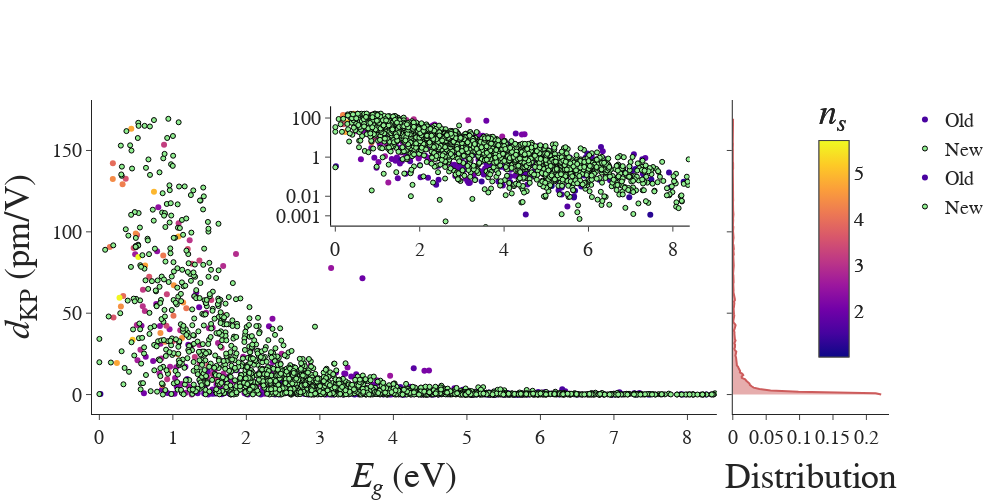

Here is the notebook cell this chart was saved with:
### Code cell
str_origin_nac = "Naccarato"
# dKP-Eg-(ns)-KDE with log-lin inset

# ==============================================================================================================================
fig = make_subplots(rows=1, cols=2, shared_yaxes=True, horizontal_spacing=0.02, column_widths=[0.8,0.2])

# ROW 1 COL 1 =================================================================================================================
fig.add_trace(go.Scatter(x=df_outputs_filtout[df_outputs_filtout['origin']==str_origin_nac]['src_bandgap'],
                         y=df_outputs_filtout[df_outputs_filtout['origin']==str_origin_nac]['dKP'],
                         mode='markers',
                         marker = dict(color = df_outputs_filtout[df_outputs_filtout['origin']==str_origin_nac]['n'],
                                       showscale=True,
                                       colorbar = dict(title = '<i>n<sub>s</sub></i>', 
                                                       title_font_size = 36,
                                                       orientation = 'v',
                                                    #    tickvals=[1,2,3,4,5,6],
                                                       x = 0.9,
                                                       y=0.6, 
                                                       len = 0.9),
                                       colorscale = 'plasma', 
                                       ),
                         showlegend=True,
                         name=f'Old',
                         text=[mpid for mpid in df_outputs_filtout[df_outputs_filtout['origin']==str_origin_nac].index.values]
                         ))

fig.add_trace(go.Scatter(x=df_outputs_filtout[df_outputs_filtout['origin']!=str_origin_nac]['src_bandgap'],
                         y=df_outputs_filtout[df_outputs_filtout['origin']!=str_origin_nac]['dKP'],
                         mode='markers',
                         marker = dict(symbol='circle',
                                       size=5,
                                       color = 'lightgreen',
                                       showscale=False,
                                    #    colorbar = dict(title = '<i>n<sub>s</sub></i>', 
                                    #                    title_font_size = 24,
                                    #                    title_side = 'top',
                                    #                    orientation = 'h',
                                    #                    tickvals=[1,2,3,4,5,6],
                                    #                    x = 0.75,
                                    #                    y=0.75, 
                                    #                    len = 0.4),
                                    #    colorscale = ['lightgray','orange','aqua','lightgreen','white','pink'],
                                       line=dict(width=1, color="black")
                                       ),
                         showlegend=True,
                         name=f'New',
                         text=[mpid for mpid in df_outputs_filtout[df_outputs_filtout['origin']!=str_origin_nac].index.values]
                         ))


# AXES
fig.update_xaxes(title = '<i>E<sub>g</sub></i> (eV)',
                 title_font_size=36,
                 range = [-0.1, 8.4],
                 row=1, col=1)
fig.update_yaxes(title = '<i>d</i><sub>KP</sub> (pm/V)',
                 title_font_size=36)


fig.update_layout(font={'family':'Arial', 'size': 20},
                 )

# ROW 1 COL 2 =================================================================================================================
density = gaussian_kde(np.reshape(df_outputs_filtout['dKP'].values, (1,len(df_outputs_filtout))))
density.covariance_factor = lambda : .02 #Smoothing parameter
density._compute_covariance()

x_vals = np.linspace(min(df_outputs_filtout['dKP'].values),
                     max(df_outputs_filtout['dKP'].values),
                     200) # Specifying the limits of our data
kde_dist = density(x_vals)

fig.add_trace(go.Scatter(x=kde_dist, 
                         y=x_vals, 
                         mode='lines', 
                         marker_color='indianred',
                         fill='tozerox',
                         showlegend=False),
              row=1, col=2)

fig.update_xaxes(title = 'Distribution',
                 title_font_size=36,
                 row=1, col=2)
fig.update_yaxes(title = '', row=1, col=2)

# INSET =======================================================================================================================
inset = copy.deepcopy(fig.data[0])
inset.xaxis = 'x3'
inset.yaxis = 'y3'

inset_candidates_v1 = copy.deepcopy(fig.data[1])
inset_candidates_v1.xaxis = 'x3'
inset_candidates_v1.yaxis = 'y3'
inset


fig.update_layout(
    xaxis3=dict(domain      = [0.30, 0.75],
                anchor      = 'y3',
                range       = [-0.1, 8.4],
                linecolor   = 'black'
               ),
    yaxis3=dict(domain      = [0.60, 0.98],
                anchor      = 'x3',
                range       = [-3.5, 2.6],
                type        = 'log',
                tickvals    = [0.001, 0.01, 1, 100],
                linecolor   = 'black'
    ))

fig.add_trace(inset)
fig.add_trace(inset_candidates_v1)

fig.update_xaxes(showspikes=True, spikecolor="gray", spikethickness=2, spikesnap="cursor", spikemode="across")
fig.update_yaxes(showspikes=True, spikecolor="gray", spikethickness=2, spikesnap="cursor", spikemode='across')
fig.update_layout(hoverdistance=5)

# THEME OF GRAPH
fig.update_layout(template='simple_white')

fig.update_layout(
    width=1000,
    height=500
)

fig.show()

name_fig = "dKP-Eg_KDE_all_res_filtout"
if not Path(f'../figures/pdf/{name_fig}.pdf').exists():
    fig.write_image(f'../figures/pdf/{name_fig}.pdf')
    fig.write_image(f'../figures/svg/{name_fig}.svg')
    fig.write_image(f'../figures/png/{name_fig}.png', scale=10)
    fig.write_html(f'../figures/html/{name_fig}.html')

### Figure 1 — Plotly figure (JSON) as saved in the notebook; plotly's stock layout.template omitted (floating-point values rounded to 4 significant figures; data arrays with more than 128 entries replaced by an {"elided": "..."} marker saying what was removed)
{"data": [{"marker": {"color": {"elided": "558 float values"}, "colorbar": {"len": 0.9, "orientation": "v", "title": {"font": {"size": 36}, "text": "<i>n<sub>s</sub></i>"}, "x": 0.9, "y": 0.6}, "colorscale": [[0, "#0d0887"], [0.1111, "#46039f"], [0.2222, "#7201a8"], [0.3333, "#9c179e"], [0.4444, "#bd3786"], [0.5556, "#d8576b"], [0.6667, "#ed7953"], [0.7778, "#fb9f3a"], [0.8889, "#fdca26"], [1, "#f0f921"]], "showscale": true}, "mode": "markers", "name": "Old", "showlegend": true, "text": {"elided": "558 str values"}, "type": "scatter", "x": {"elided": "558 float values"}, "y": {"elided": "558 float values"}}, {"marker": {"color": "lightgreen", "line": {"color": "black", "width": 1}, "showscale": false, "size": 5, "symbol": "circle"}, "mode": "markers", "name": "New", "showlegend": true, "text": {"elided": "1960 str values"}, "type": "scatter", "x": {"elided": "1960 float values"}, "y": {"elided": "1960 float values"}}, {"fill": "tozerox", "marker": {"color": "indianred"}, "mode": "lines", "showlegend": false, "type": "scatter", "x": {"elided": "200 float values"}, "xaxis": "x2", "y": {"elided": "200 float values"}, "yaxis": "y2"}, {"marker": {"color": {"elided": "558 float values"}, "colorbar": {"len": 0.9, "orientation": "v", "title": {"font": {"size": 36}, "text": "<i>n<sub>s</sub></i>"}, "x": 0.9, "y": 0.6}, "colorscale": [[0, "#0d0887"], [0.1111, "#46039f"], [0.2222, "#7201a8"], [0.3333, "#9c179e"], [0.4444, "#bd3786"], [0.5556, "#d8576b"], [0.6667, "#ed7953"], [0.7778, "#fb9f3a"], [0.8889, "#fdca26"], [1, "#f0f921"]], "showscale": true}, "mode": "markers", "name": "Old", "showlegend": true, "text": {"elided": "558 str values"}, "type": "scatter", "x": {"elided": "558 float values"}, "xaxis": "x3", "y": {"elided": "558 float values"}, "yaxis": "y3"}, {"marker": {"color": "lightgreen", "line": {"color": "black", "width": 1}, "showscale": false, "size": 5, "symbol": "circle"}, "mode": "markers", "name": "New", "showlegend": true, "text": {"elided": "1960 str values"}, "type": "scatter", "x": {"elided": "1960 float values"}, "xaxis": "x3", "y": {"elided": "1960 float values"}, "yaxis": "y3"}], "layout": {"font": {"family": "Arial", "size": 20}, "height": 500, "hoverdistance": 5, "width": 1000, "xaxis": {"anchor": "y", "domain": [0, 0.784], "range": [-0.1, 8.4], "showspikes": true, "spikecolor": "gray", "spikemode": "across", "spikesnap": "cursor", "spikethickness": 2, "title": {"font": {"size": 36}, "text": "<i>E<sub>g</sub></i> (eV)"}}, "xaxis2": {"anchor": "y2", "domain": [0.804, 1], "showspikes": true, "spikecolor": "gray", "spikemode": "across", "spikesnap": "cursor", "spikethickness": 2, "title": {"font": {"size": 36}, "text": "Distribution"}}, "xaxis3": {"anchor": "y3", "domain": [0.3, 0.75], "linecolor": "black", "range": [-0.1, 8.4], "showspikes": true, "spikecolor": "gray", "spikemode": "across", "spikesnap": "cursor", "spikethickness": 2}, "yaxis": {"anchor": "x", "domain": [0, 1], "showspikes": true, "spikecolor": "gray", "spikemode": "across", "spikesnap": "cursor", "spikethickness": 2, "title": {"font": {"size": 36}, "text": "<i>d</i><sub>KP</sub> (pm/V)"}}, "yaxis2": {"anchor": "x2", "domain": [0, 1], "matches": "y", "showspikes": true, "showticklabels": false, "spikecolor": "gray", "spikemode": "across", "spikesnap": "cursor", "spikethickness": 2, "title": {"text": ""}}, "yaxis3": {"anchor": "x3", "domain": [0.6, 0.98], "linecolor": "black", "range": [-3.5, 2.6], "showspikes": true, "spikecolor": "gray", "spikemode": "across", "spikesnap": "cursor", "spikethickness": 2, "tickvals": [0.001, 0.01, 1, 100], "type": "log"}}}
